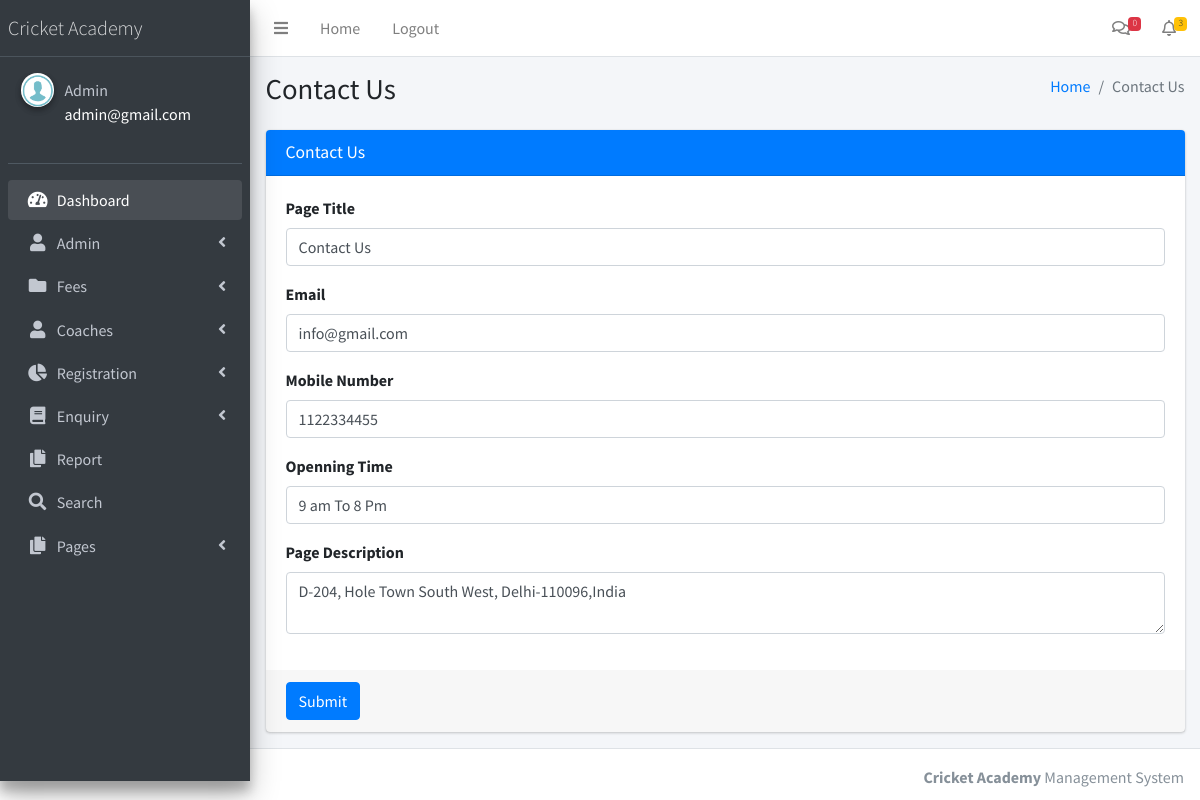
Page /cricketams/admin/contactus.php (signed in) on the committed database.
### tables this page shows
CREATE TABLE `tblpage` (
  `ID` int(10) NOT NULL,
  `PageType` varchar(200) DEFAULT NULL,
  `PageTitle` varchar(200) DEFAULT NULL,
  `PageDescription` mediumtext DEFAULT NULL,
  `Email` varchar(120) DEFAULT NULL,
  `MobileNumber` bigint(10) DEFAULT NULL,
  `UpdationDate` timestamp NULL DEFAULT current_timestamp(),
  `OpenningTime` varchar(255) DEFAULT NULL
);

### cricketams/admin/contactus.php (the view, shortened to what this page needs)
<?php
include('includes/dbconnection.php');
if (strlen($_SESSION['aid']==0)) {
  header('location:logout.php');
  } else{
  ?>
<!DOCTYPE html>
<html>
<head>
  <link rel="stylesheet" href="plugins/fontawesome-free/css/all.min.css">
  <link rel="stylesheet" href="https://code.ionicframework.com/ionicons/2.0.1/css/ionicons.min.css">
  <link rel="stylesheet" href="dist/css/adminlte.min.css">
</head>
<body class="hold-transition sidebar-mini">
<div class="wrapper">
 <?php include_once('includes/header.php');?>
  <?php include_once('includes/sidebar.php');?>
  <div class="content-wrapper">
    <section class="content-header">
      <div class="container-fluid">
        <div class="row mb-2">
          <div class="col-sm-6">
            <h1>Contact Us</h1>
          </div>
          <div class="col-sm-6">
            <ol class="breadcrumb float-sm-right">
              <li class="breadcrumb-item"><a href="dashboard.php">Home</a></li>
              <li class="breadcrumb-item active">Contact Us</li>
            </ol>
          </div>
        </div>
      </div>
    </section>
    <section class="content">
      <div class="container-fluid">
        <div class="row">
          <div class="col-md-12">
            <div class="card card-primary">
              <div class="card-header">
                <h3 class="card-title">Contact Us</h3>
              </div>
              <form role="form" method="post">
                <?php
$sql="SELECT * from  tblpage where PageType='contactus'";
$query = $dbh -> prepare($sql);
$query->execute();
$results=$query->fetchAll(PDO::FETCH_OBJ);
$cnt=1;
if($query->rowCount() > 0)
{
foreach($results as $row)
{               ?>
                <div class="card-body">
                  <div class="form-group">
                    <label for="exampleInputEmail1">Page Title</label>
                    <input type="text" name="pagetitle" id="pagetitle" required="true" value="<?php  echo $row->PageTitle;?>" class="form-control">
                  </div>
                  <div class="form-group">
                    <label for="exampleInputEmail1">Email</label>
                    <input type="text" name="email" id="email" required="true" value="<?php  echo $row->Email;?>" class="form-control">
                  </div>
                  <div class="form-group">
                    <label for="exampleInputEmail1">Mobile Number</label>
                   <input type="text" name="mobnum" id="mobnum" required="true" value="<?php  echo $row->MobileNumber;?>" class="form-control" maxlength="10" pattern=[0-9]+>
                  </div>
                  <div class="form-group">
                    <label for="exampleInputEmail1">Openning Time</label>
                    <input type="text" name="ot" id="ot" required="true" value="<?php  echo $row->OpenningTime;?>" class="form-control">
                  </div>
                  <div class="form-group">
                    <label for="exampleInputPassword1">Page Description</label>
                    <textarea class="form-control" id="exampleInputEmail1" name="pagedes"><?php  echo $row->PageDescription;?></textarea>
                  </div>
                </div><?php $cnt=$cnt+1;}} ?>
                <div class="card-footer">
                  <button type="submit" class="btn btn-primary" name="submit">Submit</button>
                </div>
              </form>
            </div>
          </div>
        </div>
      </div>
    </section>
  </div>
 <?php include_once('includes/footer.php');?>
</div>
</body>
</html><?php }  ?>

### cricketams/admin/includes/sidebar.php (shortened to what this page needs)
  <aside class="main-sidebar sidebar-dark-primary elevation-4">
    <a href="dashboard.php" class="brand-link">
      <span class="brand-text font-weight-light">Cricket Academy</span>
    </a>
    <div class="sidebar">
      <div class="user-panel mt-3 pb-3 mb-3 d-flex">
        <div class="image">
          <img src="dist/img/images.png" class="img-circle elevation-2" alt="User Image">
        </div>
        <div class="info">
          <?php
$aid=$_SESSION['aid'];
$sql="SELECT AdminName,Email from  tbladmin where ID=:aid";
$query = $dbh -> prepare($sql);
$query->bindParam(':aid',$aid,PDO::PARAM_STR);
$query->execute();
$results=$query->fetchAll(PDO::FETCH_OBJ);
$cnt=1;
if($query->rowCount() > 0)
{
foreach($results as $row)
{               ?>
          <a href="admin-profile.php" class="d-block"><?php  echo $row->AdminName;?></a>
          <p style="color: white"><?php  echo $row->Email;?><?php $cnt=$cnt+1;}} ?></p>
        </div>
      </div>
      <nav class="mt-2">
        <ul class="nav nav-pills nav-sidebar flex-column" data-widget="treeview" role="menu" data-accordion="false">
          <li class="nav-item has-treeview menu-open">
            <a href="dashboard.php" class="nav-link">
              <i class="nav-icon fas fa-tachometer-alt"></i>
              <p>
                Dashboard
              </p>
            </a>
          </li>
               <li class="nav-item has-treeview">
            <a href="#" class="nav-link">
              <i class="nav-icon fas fa-user"></i>
              <p>
                Admin
                <i class="right fas fa-angle-left"></i>
              </p>
            </a>
          </li>
           <li class="nav-item has-treeview">
            <a href="#" class="nav-link">
              <i class="nav-icon fas fa-folder"></i>
              <p>
                Fees
                <i class="fas fa-angle-left right"></i>
              </p>
            </a>
          </li>
          <li class="nav-item has-treeview">
            <a href="#" class="nav-link">
              <i class="nav-icon fas fa-user"></i>
              <p>
                Coaches
                <i class="fas fa-angle-left right"></i>
              </p>
            </a>
          </li>
          <li class="nav-item has-treeview">
            <a href="#" class="nav-link">
              <i class="nav-icon fas fa-chart-pie"></i>
              <p>
                Registration
                <i class="right fas fa-angle-left"></i>
              </p>
            </a>
          </li>
          <li class="nav-item has-treeview">
            <a href="#" class="nav-link">
             <i class="nav-icon fas fa-book"></i>
              <p>
                Enquiry
                <i class="fas fa-angle-left right"></i>
              </p>
            </a>
          </li>
          <li class="nav-item has-treeview">
            <a href="between-dates-report.php" class="nav-link">
              <i class="nav-icon fas fa-copy"></i>
              <p>
                Report
              </p>
            </a>
          </li>
          <li class="nav-item has-treeview">
            <a href="search.php" class="nav-link">
              <i class="nav-icon fas fa-search"></i>
              <p>
              Search
              </p>
            </a>
          </li>
        <li class="nav-item has-treeview">
            <a href="#" class="nav-link">
              <i class="nav-icon fas fa-copy"></i>
              <p>
                Pages
                <i class="fas fa-angle-left right"></i>
              </p>
            </a>
          </li>
        </ul>
      </nav>
    </div>
  </aside>

### rows in the picture
tblpage: pagetitle "Contact Us", email "info@gmail.com", mobnum "1122334455", ot "9 am To 8 Pm", pagedes "D-204, Hole Town South West, Delhi-110096,India"

### other values in the picture
$newenq "0"
$newreg "3"
$row->AdminName "Admin"
$row->Email "admin@gmail.com"
